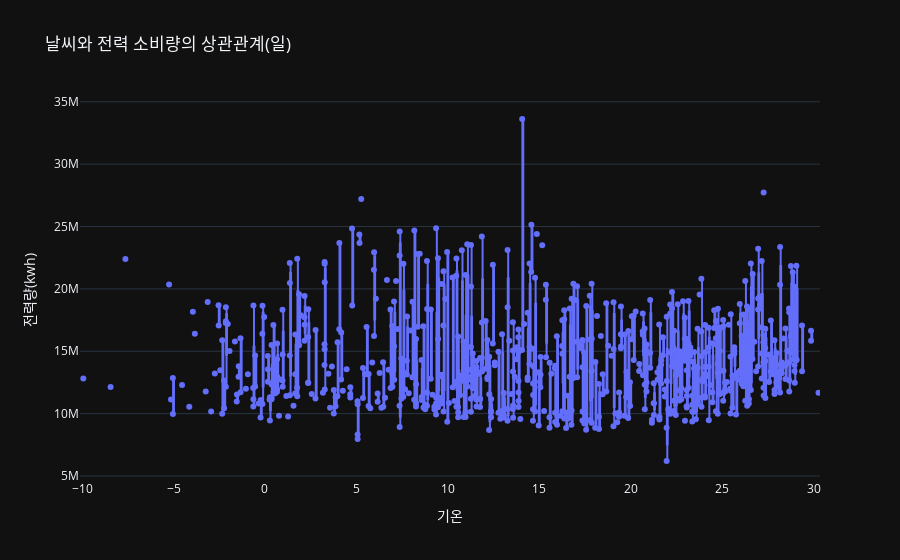
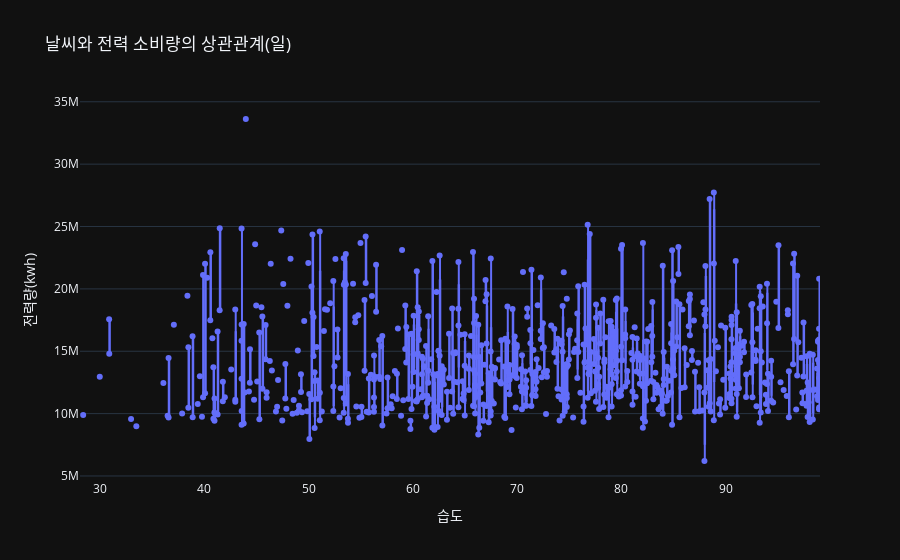
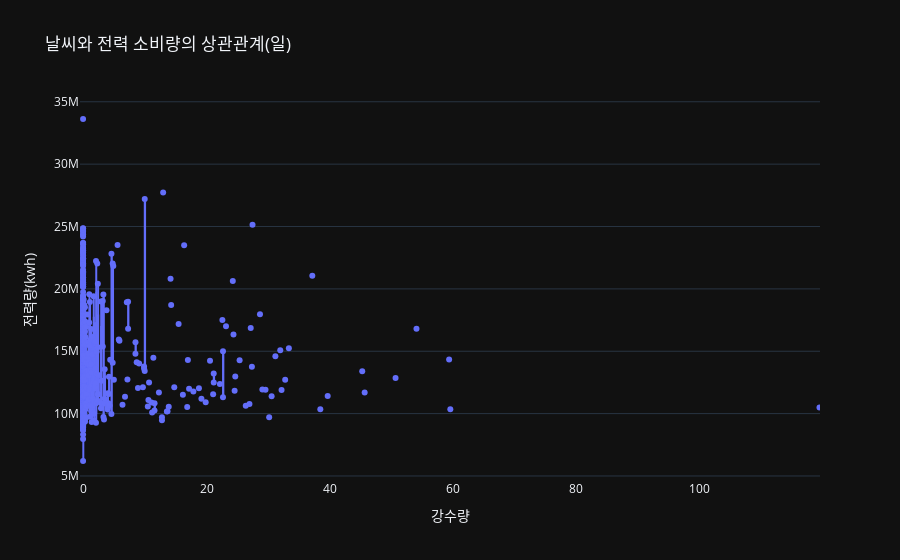
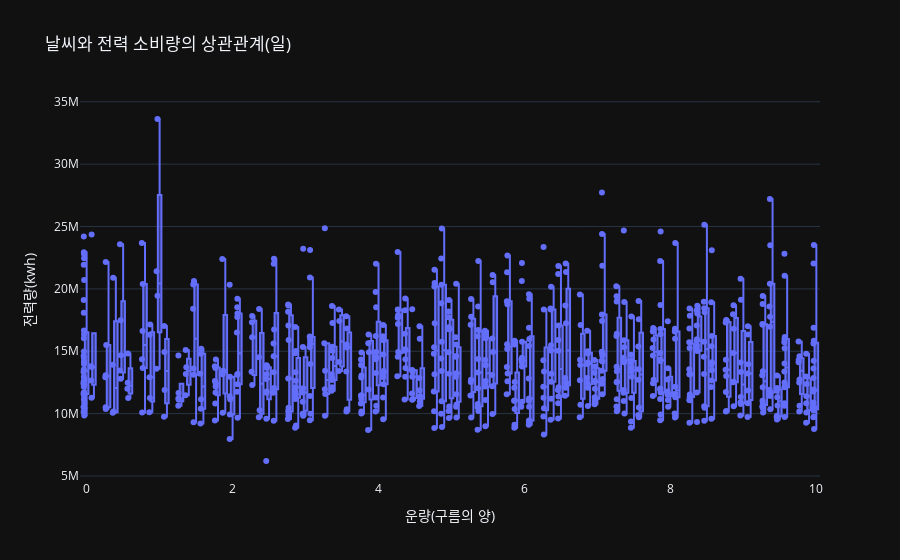

Notebook code cell kept with these figures, in order:
### Markdown cell above
# 날씨와 전력 소비량의 상관관계 시각화 2(일 기준)

### Code cell
_df = ['temp', 'Humidity_mean','rainfall_total', 'cloud', 'solar']
col_label = {'temp' : '기온',
             'Humidity_mean' : '습도',
             'rainfall_total' : '강수량',
             'cloud' : '운량(구름의 양)',
             'solar' : '일사량'}

for feature in _df:
    # Box plot 생성
    box = go.Box(x=kw_df[feature], y=kw_df['kwh'], boxpoints='all')

    # 레이아웃 생성
    layout = go.Layout(title='날씨와 전력 소비량의 상관관계(일)', xaxis={'title': col_label[feature]}, 
                    yaxis={'title': '전력량(kwh)'},
                    template='plotly_dark')

    # 그래프 생성
    fig = go.Figure(data=[box], layout=layout)

    # 그래프 출력
    fig.show()

### Figure 1 — Plotly figure (JSON) as saved in the notebook; plotly's stock layout.template omitted (floating-point values rounded to 4 significant figures; data arrays with more than 128 entries replaced by an {"elided": "..."} marker saying what was removed)
{"data": [{"boxpoints": "all", "type": "box", "x": {"elided": "730 float values"}, "y": {"elided": "730 float values"}}], "layout": {"title": {"text": "날씨와 전력 소비량의 상관관계(일)"}, "xaxis": {"title": {"text": "기온"}}, "yaxis": {"title": {"text": "전력량(kwh)"}}}}

### Figure 2 — Plotly figure (JSON) as saved in the notebook; plotly's stock layout.template omitted (floating-point values rounded to 4 significant figures; data arrays with more than 128 entries replaced by an {"elided": "..."} marker saying what was removed)
{"data": [{"boxpoints": "all", "type": "box", "x": {"elided": "730 float values"}, "y": {"elided": "730 float values"}}], "layout": {"title": {"text": "날씨와 전력 소비량의 상관관계(일)"}, "xaxis": {"title": {"text": "습도"}}, "yaxis": {"title": {"text": "전력량(kwh)"}}}}

### Figure 3 — Plotly figure (JSON) as saved in the notebook; plotly's stock layout.template omitted (floating-point values rounded to 4 significant figures; data arrays with more than 128 entries replaced by an {"elided": "..."} marker saying what was removed)
{"data": [{"boxpoints": "all", "type": "box", "x": {"elided": "730 float values"}, "y": {"elided": "730 float values"}}], "layout": {"title": {"text": "날씨와 전력 소비량의 상관관계(일)"}, "xaxis": {"title": {"text": "강수량"}}, "yaxis": {"title": {"text": "전력량(kwh)"}}}}

### Figure 4 — Plotly figure (JSON) as saved in the notebook; plotly's stock layout.template omitted (floating-point values rounded to 4 significant figures; data arrays with more than 128 entries replaced by an {"elided": "..."} marker saying what was removed)
{"data": [{"boxpoints": "all", "type": "box", "x": {"elided": "730 float values"}, "y": {"elided": "730 float values"}}], "layout": {"title": {"text": "날씨와 전력 소비량의 상관관계(일)"}, "xaxis": {"title": {"text": "운량(구름의 양)"}}, "yaxis": {"title": {"text": "전력량(kwh)"}}}}
